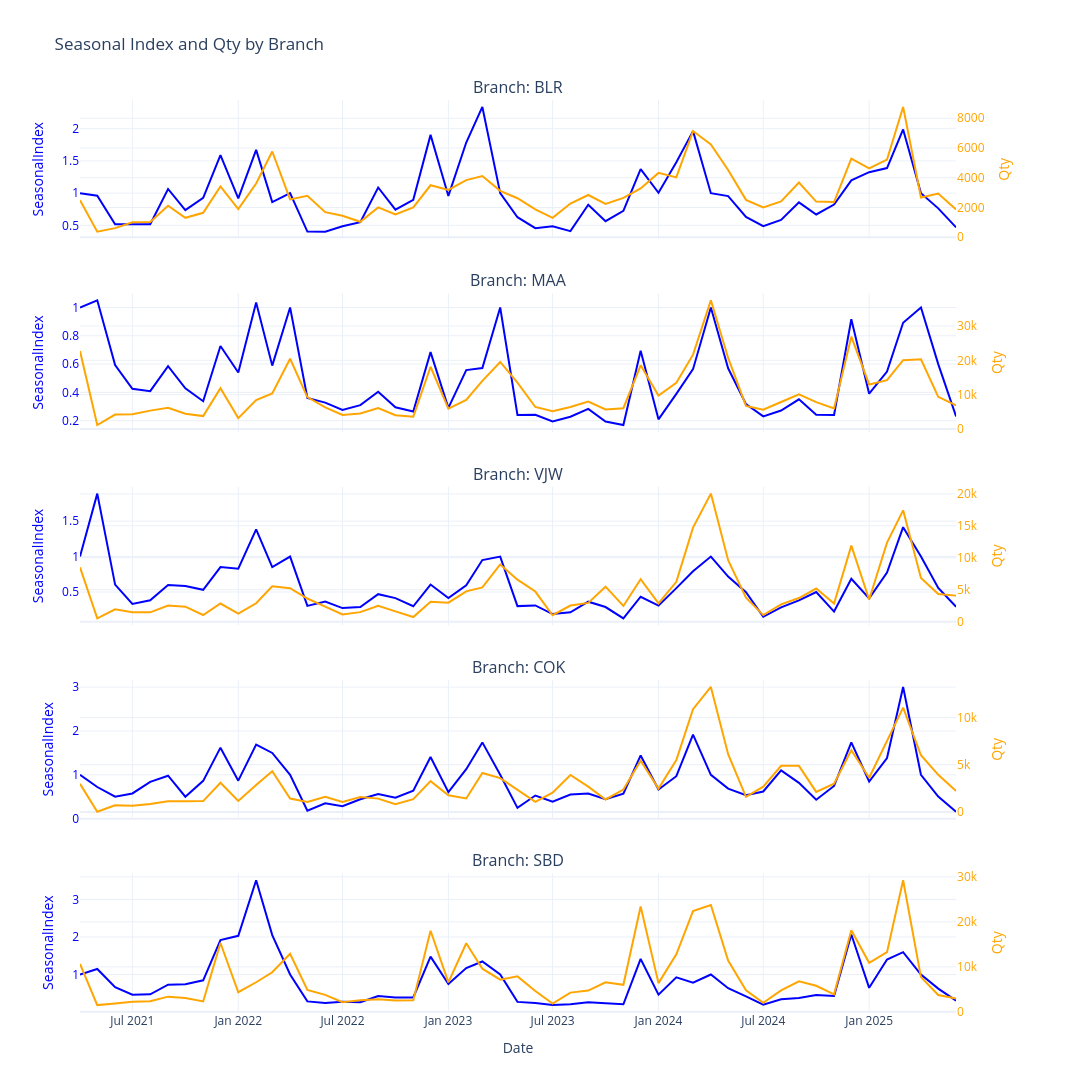

Source (notebook cell):
### Code cell
import plotly.subplots as sp
import plotly.graph_objs as go

branch_features = {
    'BLR': feature_blr,
    'MAA': feature_maa,
    'VJW': feature_vjw,
    'COK': feature_cok,
    'SBD': feature_sbd
}

n_branches = len(branch_features)
fig = sp.make_subplots(
    rows=n_branches, cols=1,
    shared_xaxes=True,
    subplot_titles=[f'Branch: {branch}' for branch in branch_features.keys()],
    vertical_spacing=0.06,
    specs=[[{"secondary_y": True}] for _ in range(n_branches)]
)

for i, (branch, df) in enumerate(branch_features.items(), start=1):
    # Plot SeasonalIndex if present
    if 'SeasonalIndex' in df.columns:
        fig.add_trace(
            go.Scatter(
                x=df['Date'], y=df['SeasonalIndex'],
                name='SeasonalIndex',
                mode='lines',
                line=dict(color='blue')
            ),
            row=i, col=1, secondary_y=False
        )
    # Plot Qty
    fig.add_trace(
        go.Scatter(
            x=df['Date'], y=df['Qty'],
            name='Qty',
            mode='lines',
            line=dict(color='orange')
        ),
        row=i, col=1, secondary_y=True
    )

# Update y-axes titles and appearance
for i, branch in enumerate(branch_features.keys(), start=1):
    fig.update_yaxes(title_text='SeasonalIndex', row=i, col=1, secondary_y=False, color='blue')
    fig.update_yaxes(title_text='Qty', row=i, col=1, secondary_y=True, color='orange')

fig.update_xaxes(title_text='Date', row=n_branches, col=1)
fig.update_layout(
    height=1800, width=1400,
    showlegend=False,
    title_text='Seasonal Index and Qty by Branch',
    template='plotly_white'
)
fig.show()
